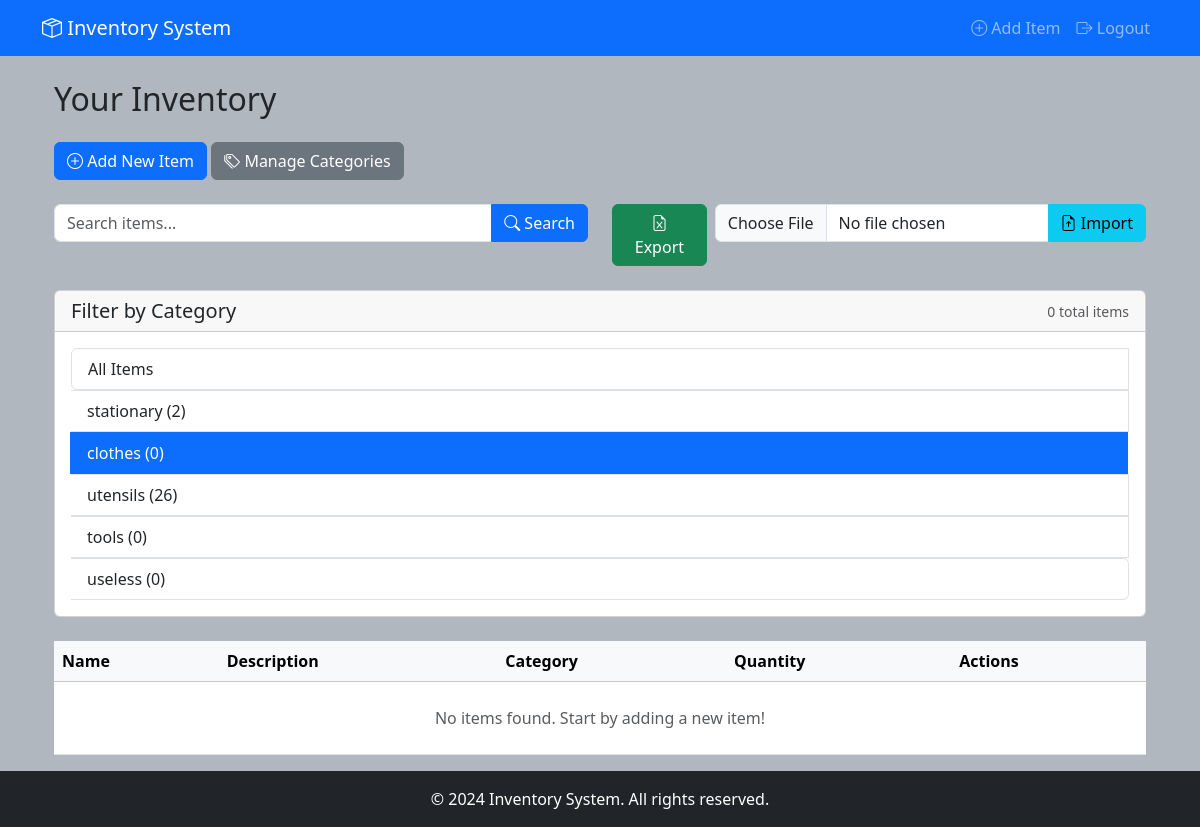
Page /dashboard?category=3 (signed in) on the committed database.
### models.py (models this page shows)
class Category(db.Model):
    id = db.Column(db.Integer, primary_key=True)
    name = db.Column(db.String(50), unique=True, nullable=False)
    items = db.relationship('InventoryItem', backref='item_category', lazy=True)

### routes.py (the view)
@routes.route('/dashboard')
@login_required
def dashboard():
    page = request.args.get('page', 1, type=int)
    category_id = request.args.get('category', type=int)
    per_page = 5  # Items per page
    query = InventoryItem.query.filter_by(user_id=current_user.id)
    if category_id:
        query = query.filter_by(category_id=category_id)
    items = query.paginate(page=page, per_page=per_page, error_out=False)
    categories = Category.query.all()
    return render_template('dashboard.html',items=items,categories=categories,selected_category=category_id, search_query=None)

### models.py (called while the page is built)
@login_manager.user_loader
def load_user(user_id):
    return User.query.get(int(user_id))

### templates/dashboard.html (shortened to what this page needs)
{% extends 'base.html' %}
{% block content %}
<div class="container">
    <h2 class="my-4">Your Inventory</h2>
    <div class="mb-4">
        <a href="{{ url_for('routes.add_item') }}" class="btn btn-primary">
            <i class="bi bi-plus-circle"></i> Add New Item
        </a>
        <a href="{{ url_for('routes.manage_categories') }}" class="btn btn-secondary">
            <i class="bi bi-tags"></i> Manage Categories
        </a>
    </div>
    <div class="row mb-4">
        <div class="col-md-6">
            <form action="{{ url_for('routes.search') }}" method="GET" class="mb-3">
                <div class="input-group">
                    <input type="text" name="q" class="form-control"
                           placeholder="Search items..." value="{{ search_query or '' }}">
                    <button type="submit" class="btn btn-primary">
                        <i class="bi bi-search"></i> Search
                    </button>
                </div>
            </form>
        </div>
        <div class="col-md-6">
            <div class="d-flex gap-2">
                <a href="{{ url_for('routes.export_items') }}" class="btn btn-success">
                    <i class="bi bi-file-earmark-excel"></i> Export
                </a>
                <form action="{{ url_for('routes.import_items') }}" method="POST" enctype="multipart/form-data" class="flex-grow-1">
                    <div class="input-group">
                        <input type="file" name="file" class="form-control">
                        <button type="submit" class="btn btn-info">
                            <i class="bi bi-file-earmark-arrow-up"></i> Import
                        </button>
                    </div>
                </form>
            </div>
        </div>
    </div>
    <div class="card mb-4">
        <div class="card-header d-flex justify-content-between align-items-center">
            <h5 class="mb-0">Filter by Category</h5>
            <small class="text-muted">{{ items.total }} total items</small>
        </div>
        <div class="card-body">
            <div class="list-group list-group-horizontal flex-wrap">
                <a href="{{ url_for('routes.dashboard') }}"
                   class="list-group-item list-group-item-action {% if not selected_category %}active{% endif %}">
                    All Items
                </a>
                {% for cat in categories %}
                <a href="{{ url_for('routes.dashboard', category=cat.id) }}"
                   class="list-group-item list-group-item-action {% if selected_category == cat.id %}active{% endif %}">
                    {{ cat.name }} ({{ cat.items|length }})
                </a>
                {% endfor %}
            </div>
        </div>
    </div>
    <div class="table-responsive">
        <table class="table table-hover align-middle">
            <thead class="table-light">
                <tr>
                    <th>Name</th>
                    <th>Description</th>
                    <th>Category</th>
                    <th>Quantity</th>
                    <th>Actions</th>
                </tr>
            </thead>
            <tbody>
                {% for item in items.items %}
                <tr>
                    <td>{{ item.name }}</td>
                    <td>{{ item.description|default('N/A', true) }}</td>
                    <td>
                        {% if item.item_category %}
                            <span class="badge bg-primary rounded-pill">
                                {{ item.item_category.name }}
                            </span>
                        {% else %}
                            <span class="badge bg-secondary rounded-pill">N/A</span>
                        {% endif %}
                    </td>
                    <td>
                        <span class="badge bg-{% if item.quantity < 5 %}danger{% else %}success{% endif %} rounded-pill">
                            {{ item.quantity }}
                        </span>
                    </td>
                    <td>
                        <div class="btn-group" role="group">
                            <a href="{{ url_for('routes.edit_item', id=item.id) }}"
                               class="btn btn-sm btn-outline-warning"
                               title="Edit">
                                <i class="bi bi-pencil"></i>
                            </a>
                            <a href="{{ url_for('routes.delete_item', id=item.id) }}"
                               class="btn btn-sm btn-outline-danger"
                               title="Delete"
                               onclick="return confirm('Are you sure you want to delete this item?')">
                                <i class="bi bi-trash"></i>
                            </a>
                        </div>
                    </td>
                </tr>
                {% else %}
                <tr>
                    <td colspan="5" class="text-center text-muted py-4">
                        {% if search_query %}
                        No items found for "{{ search_query }}"
                        {% else %}
                        No items found. Start by adding a new item!
                        {% endif %}
                    </td>
                </tr>
                {% endfor %}
            </tbody>
        </table>
    </div>
</div>
{% endblock %}

### static/css/style.css (style rules this page uses)
body { background-color: #b1b7be; }

### rows in the picture
Category: name "stationary", items|length "2"
Category: name "clothes", items|length "0"
Category: name "utensils", items|length "26"
Category: name "tools", items|length "0"
Category: name "useless", items|length "0"

### other values in the picture
{{ items.total }} "0"
